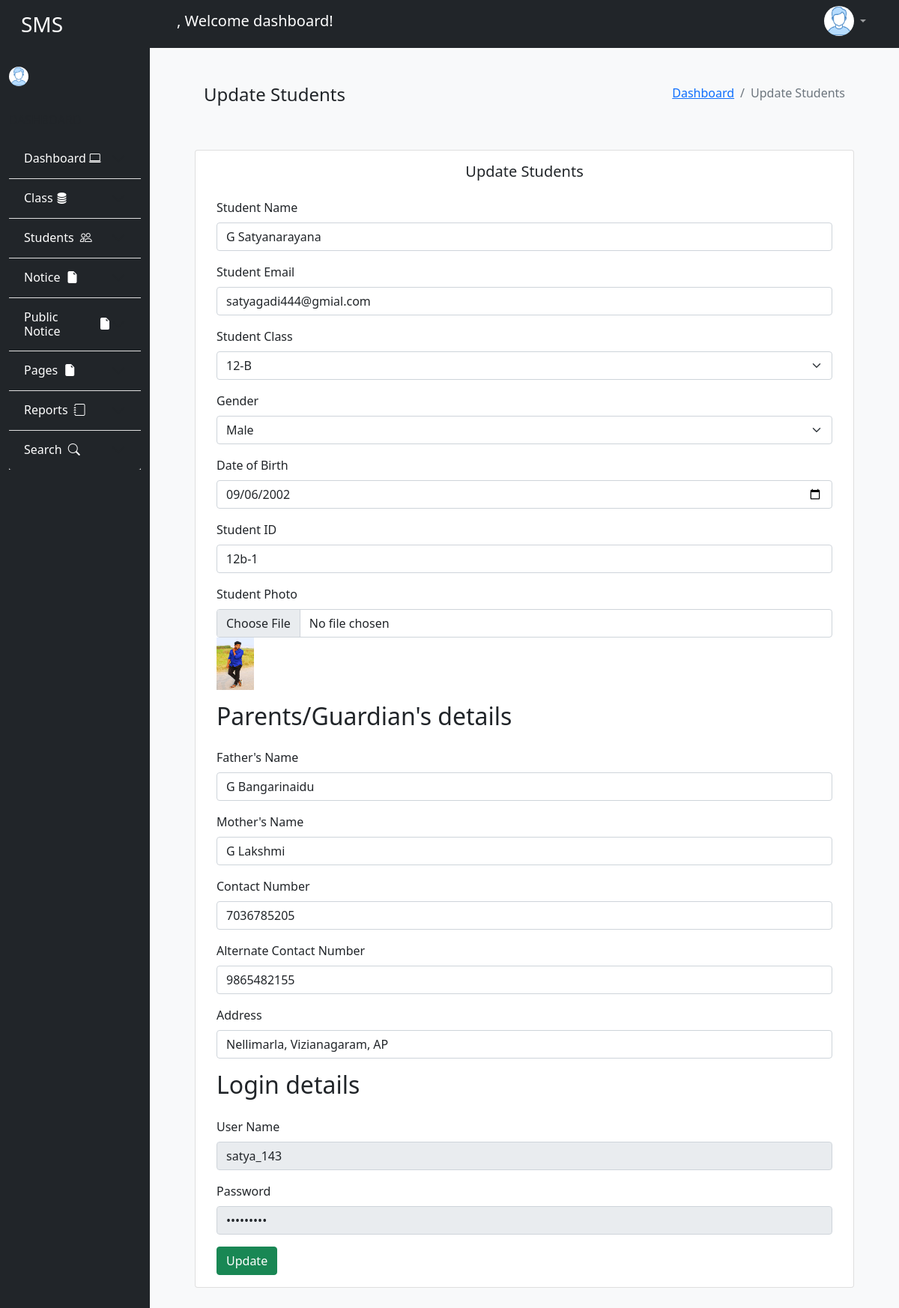
The app's page /admin/update_student_details.php?S_No=2 with its own data.
### tables this page shows
CREATE TABLE `add_students` (
  `S_No` int(11) NOT NULL,
  `Student_Name` varchar(33) NOT NULL,
  `Email` varchar(30) NOT NULL,
  `Class` varchar(30) NOT NULL,
  `Gender` varchar(30) NOT NULL,
  `Date_of_Birth` date NOT NULL,
  `Student_ID` varchar(30) NOT NULL,
  `Photo` varbinary(30) NOT NULL,
  `Father_Name` varchar(30) NOT NULL,
  `Mother_Name` varchar(30) NOT NULL,
  `Contact_Number` bigint(10) NOT NULL,
  `Alternate_Contact_Number` bigint(10) NOT NULL,
  `Address` varchar(100) NOT NULL,
  `User_Name` varchar(30) NOT NULL,
  `Password` varchar(30) NOT NULL,
  `Admissin_Date` timestamp NOT NULL DEFAULT current_timestamp() ON UPDATE current_timestamp(),
  `Deleted` tinyint(11) NOT NULL DEFAULT 0
);

### admin/update_student_details.php (the view, shortened to what this page needs)
<?php
$conn = mysqli_connect('localhost', 'root', '', 'student_management');
if (isset($_REQUEST['S_No'])) {
    $read = $_REQUEST['S_No'];
    $view = "SELECT add_students.Student_Name, add_students.Email, add_students.Class, add_students.Gender,
                add_students.Date_of_Birth, add_students.Student_ID, add_students.Father_Name,
                add_students.Mother_Name, add_students.Contact_Number, add_students.Alternate_Contact_Number,
                add_students.Address, add_students.User_Name, add_students.Password, add_students.Photo,
                add_students.Admissin_Date, add_class.Class_Name, add_class.Section
            FROM add_students
            JOIN add_class ON add_class.S_No = add_students.Class
            WHERE add_students.S_No = $read";
    $result = mysqli_query($conn, $view);
    if (mysqli_num_rows($result) == 1) {
        $row = mysqli_fetch_array($result);
    }
}
?>
<!DOCTYPE html>
<html lang="en">
<head>
    <link rel="stylesheet" href="../bootstrap/bootstrap.min.css">
    <link rel="stylesheet" href="../dashboard.css">
    <link rel="stylesheet" href="https://cdn.jsdelivr.net/npm/bootstrap-icons@1.11.2/font/bootstrap-icons.min.css">
</head>
<body>
    <div class="container-fluid">
        <div class="row">
            <div class="col-sm-12">
                <?php include_once('includes/header.php'); ?>
            </div>
        </div>
        <div class="row m-0 p-0">
            <div class="col-sm-2 bg-dark">
                <div class="row">
                    <div class="col-sm-12 bg-dark">
                        <?php include_once('includes/aside.php'); ?>
                    </div>
                </div>
            </div>
            <div class="col-sm-10 card_bg bg-light">
                <div class="row m-5">
                    <div class="col-sm-12">
                        <h4 class="float-start">Update Students</h4>
                        <nav aria-label="breadcrumb" class="float-end">
                            <ol class="breadcrumb">
                                <li class="breadcrumb-item"><a href="admindb.php">Dashboard</a></li>
                                <li class="breadcrumb-item active" aria-current="page">Update Students</li>
                            </ol>
                        </nav>
                    </div>
                </div>
                <div class="row m-5">
                <div class="card">
                        <div class="bg-white mt-3 text-center">
                            <h5>Update Students</h5>
                        </div>
                        <div class="card-body">
                            <form class="row g-3" method="post" enctype="multipart/form-data">
                                <div class="form-group">
                                    <label class="form-label">Student Name</label>
                                    <input class="form-control" type="text" name="name" value="<?php echo $row['Student_Name'] ?>">
                                </div>
                                <div class="form-group">
                                    <label class="form-label">Student Email</label>
                                    <input class="form-control" type="text" name="mail" value="<?php echo $row['Email'] ?>">
                                </div>
                                <div class="form-group">
                                    <label class="form-label">Student Class</label>
                                    <select class="form-control form-select" name="class" value="">
                                        <option value="<?php $row['Class']; ?>"><?php echo $_SESSION['class'] ?></option>
                                    </select>
                                </div>
                                <div class="form-group">
                                    <label class="form-label">Gender</label>
                                    <select class="form-control form-select" name="gen" value="<?php echo $row['Gender'] ?>">
                                        <option value="<?php echo $_SESSION['gen']; ?>"><?php echo $_SESSION['gen']; ?></option>
                                    </select>
                                </div>
                                <div class="form-group">
                                    <label class="form-label">Date of Birth</label>
                                    <input class="form-control" type="date" name="dob" value="<?php echo $row['Date_of_Birth'] ?>">
                                </div>
                                <div class="form-group">
                                    <label class="form-label">Student ID</label>
                                    <input class="form-control" type="text" name="id" value="<?php echo $row['Student_ID'] ?>">
                                </div>
                                <div class="form-group">
                                    <label class="form-label">Student Photo</label>
                                    <input class="form-control" type="file" name="photo" value="<?php echo $row['Photo'] ?>">
                                    <img src="../Images/<?php echo $row['Photo']; ?>" width="50px" height="70px">
                                </div>
                                <h2>Parents/Guardian's details</h2>
                                <div class="form-group">
                                    <label class="form-label">Father's Name</label>
                                    <input class="form-control" type="text" name="father" value="<?php echo $row['Father_Name'] ?>">
                                </div>
                                <div class="form-group">
                                    <label class="form-label">Mother's Name</label>
                                    <input class="form-control" type="text" name="mother" value="<?php echo $row['Mother_Name'] ?>">
                                </div>
                                <div class="form-group">
                                    <label class="form-label">Contact Number</label>
                                    <input class="form-control" type="integer" name="mobile" value="<?php echo $row['Contact_Number'] ?>">
                                </div>
                                <div class="form-group">
                                    <label class="form-label">Alternate Contact Number</label>
                                    <input class="form-control" type="integer" name="acmobile" value="<?php echo $row['Alternate_Contact_Number'] ?>">
                                </div>
                                <div class="form-group">
                                    <label class="form-label">Address</label>
                                    <input class="form-control" type="text" name="address" value="<?php echo $row['Address'] ?>">
                                </div>
                                <h2>Login details</h2>
                                <div class="form-group">
                                    <label class="form-label">User Name</label>
                                    <input class="form-control" type="text" name="user" value="<?php echo $row['User_Name'] ?>" readonly>
                                </div>
                                <div class="form-group">
                                    <label class="form-label">Password</label>
                                    <input class="form-control" type="password" name="pass" value="<?php echo $row['Password'] ?>" readonly>
                                </div>
                                <div class="form-group">
                                    <button type="submit" class="btn btn-success" name="update">Update</button>
                                </div>
                            </form>
                        </div>
                    </div>
                </div>
            </div>
        </div>
    </div>
</body>
</html>

### dashboard.css (style rules this page uses)
* { margin: 0; padding: 0; box-sizing: border-box; }

### records on screen
add_students: name "G Satyanarayana", mail "satyagadi444@gmial.com", gen "Male", dob "09/06/2002", id "12b-1", Photo (picture), father "G Bangarinaidu", mother "G Lakshmi", mobile "7036785205", acmobile "9865482155", address "Nellimarla, Vizianagaram, AP", user "satya_143"

### other values on screen
form field class "12-B"
